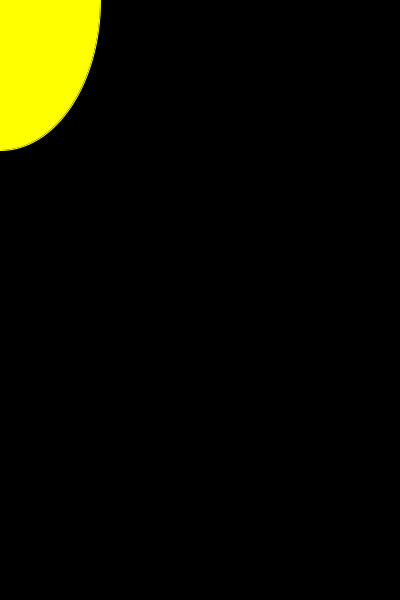
Frame 1 (no input)
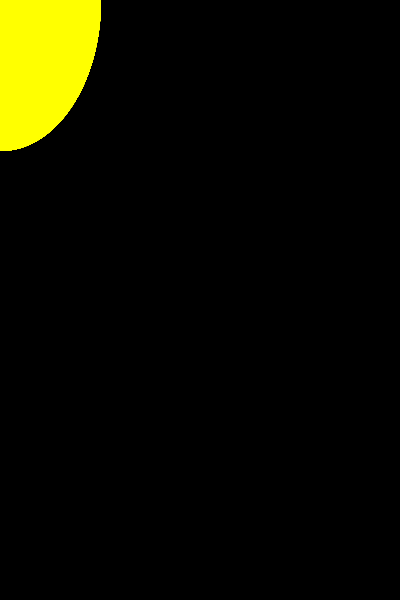
Frame 60 (the mouse pressed at the canvas centre just before this capture)
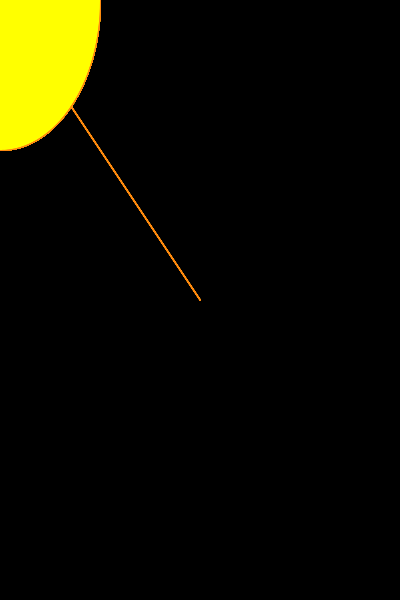
Frame 120 (the mouse held since frame 60 and released just before this capture)

The Processing sketch that drew these frames (run headless with seeded random() and noise(); from frame 60 on, the mouse is pressed at the canvas centre):

// Processing sketch: processing_83263
// ── processing_83263.pde

void setup()
{
 size(400, 600);
 background(0, 0, 0);
 smooth();
 stroke(255,255,0);
}

void draw()
{ 
 line(0, 0, mouseX, mouseY);
fill(255,255,0);
 ellipse(0,0,(width/2),(height/2));
 } 

void mousePressed()
{
 stroke(255,138,15); 
}
